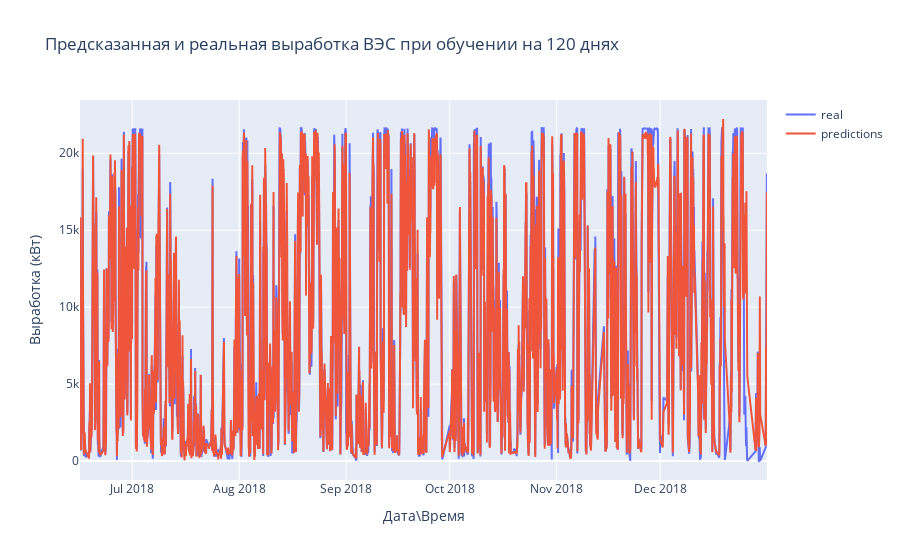

Notebook code cell kept with this figure:
### Code cell
fig.update_layout(title='Предсказанная и реальная выработка ВЭС при обучении на 120 днях',
                   xaxis_title='Дата\Время',
                   yaxis_title='Выработка (кВт)')

### Figure 1 — Plotly figure (JSON) as saved in the notebook; plotly's stock layout.template omitted (floating-point values rounded to 4 significant figures; data arrays with more than 128 entries replaced by an {"elided": "..."} marker saying what was removed)
{"data": [{"name": "real", "type": "scatter", "x": {"elided": "3634 str values"}, "y": {"elided": "3634 float values"}}, {"name": "predictions", "type": "scatter", "x": {"elided": "3634 str values"}, "y": {"elided": "3634 float values"}}], "layout": {"title": {"text": "Предсказанная и реальная выработка ВЭС при обучении на 120 днях"}, "xaxis": {"title": {"text": "Дата\\Время"}}, "yaxis": {"title": {"text": "Выработка (кВт)"}}}}
